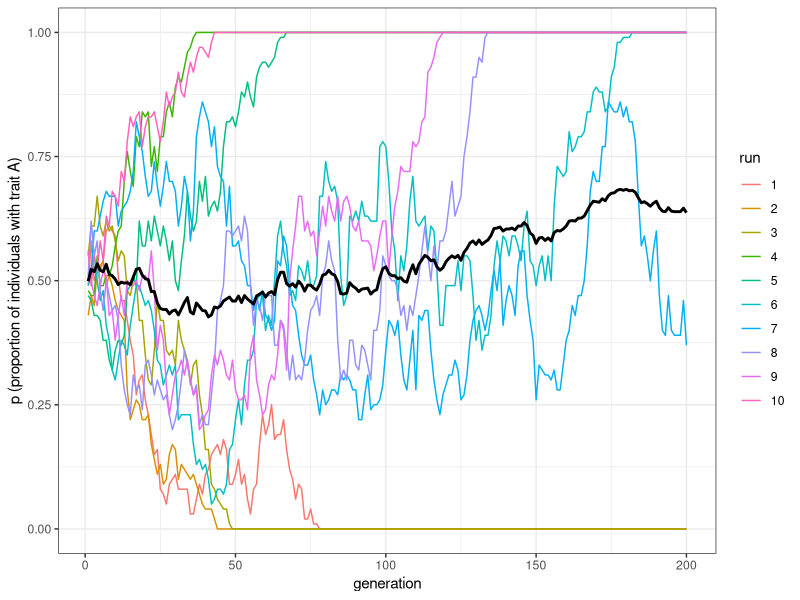
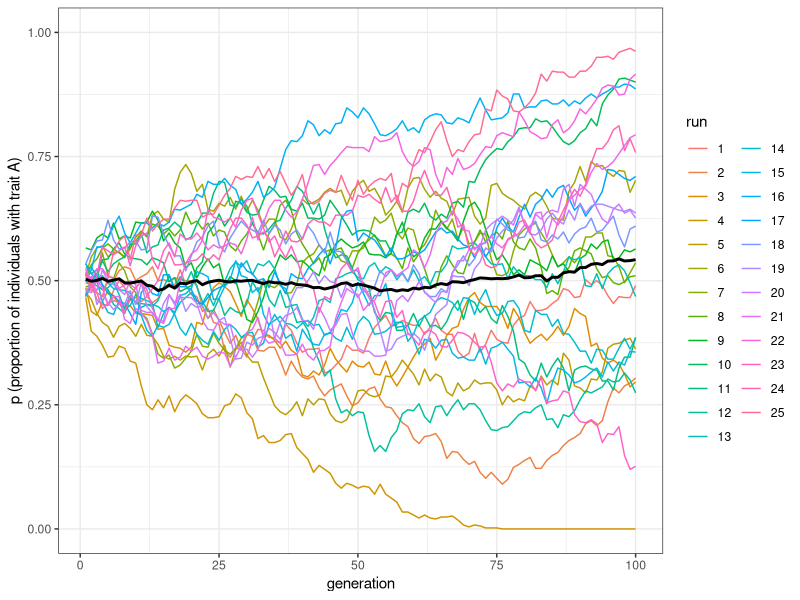

The R source for these figures, in order:
######
# Git test for group made my Morgan 2-1-2021

######

library(tidyverse); library(patchwork)

#####################################################################################


##### unnbiased model 2 from CH1


### run multiple simulations and plot their results
# Scaling up

### a new function to run multipe sims at once
unbiased_transmission_2 <- function(N, t_max, r_max) {
  output <- tibble(generation = rep(1:t_max, r_max), 
                   p = as.numeric(rep(NA, t_max * r_max)), 
                   run = as.factor(rep(1:r_max, each = t_max))) 
  # For each run
  for (r in 1:r_max) { 
    # Create first generation
    population <- tibble(trait = sample(c("A", "B"), N, replace = TRUE))
    
    # Add first generation's p for run r
    output[output$generation == 1 & output$run == r, ]$p <-
      sum(population$trait == "A") / N 
    
    # For each generation
    for (t in 2:t_max) {
      # Copy individuals to previous_population tibble
      previous_population <- population 
      
      # Randomly copy from previous generation
      population <- tibble(trait = sample(previous_population$trait, N, replace = TRUE))
      
      # Get p and put it into output slot for this generation t and run r
      output[output$generation == t & output$run == r, ]$p <- 
        sum(population$trait == "A") / N 
    }
  }
  # Export data from function
  output 
}
### quick plotting function for multiple runs

plot_multiple_runs <- function(data_model) {
  ggplot(data = data_model, aes(y = p, x = generation)) +
    geom_line(aes(colour = run)) +
    stat_summary(fun = mean, geom = "line", size = 1) +
    ylim(c(0, 1)) +
    theme_bw() +
    labs(y = "p (proportion of individuals with trait A)")
}

### everyone add a different version with different N, t_max with 10 runs and plot it

morgan_run <- unbiased_transmission_2(N = 100, t_max = 200, r_max = 10)
morgan_plot <- plot_multiple_runs(morgan_run)
morgan_plot

### add your own below
benny_run <- unbiased_transmission_2(N = 500, t_max = 100, r_max = 25)
benny_plot <- plot_multiple_runs(benny_run)
benny_plot
